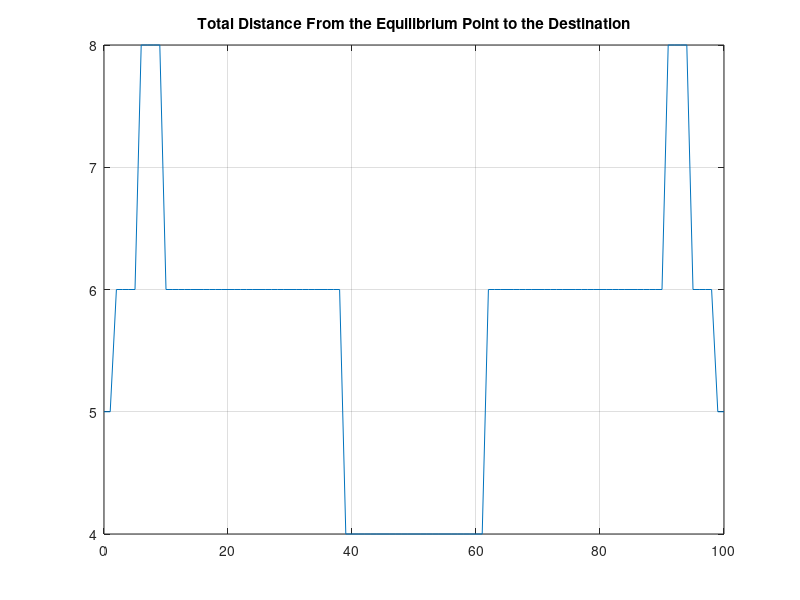
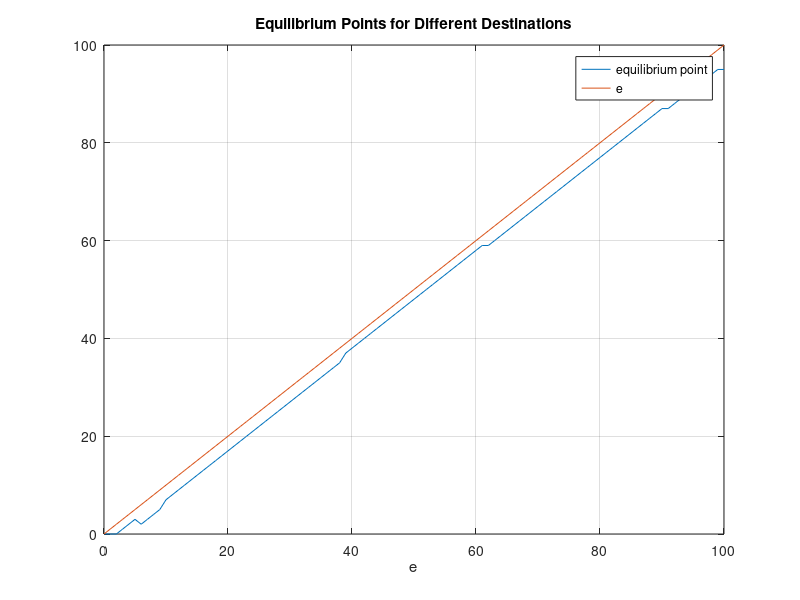

The MATLAB source for these figures, in order:
clear;

N     = 100;
x     = 0:N;
mu    = 50;
sigma = 30;
m     = 0:100;
E     = 0:100;

%% k_1 is a parameter that guarantees the integeration of f_M being 1.
% M is a random variable representing the total number of vacant spaces in the parking lot.
sum_1 = 0;
sum = zeros(1,N+1);
for i = 1:N+1
    sum(i) = normpdf(i-1,mu,sigma);
    sum_1 = sum_1 + sum(i);
end
k_1 = 1 / sum_1;

%% Parameter Scanning.
equilibrium = zeros(1, 101);
for e = E
    B     = 0:e;
    peak  = max(e, 100-e);
    left  = max(0, 100-2*e);
    right = max(0, 2*e-100);
    t = [left:peak-1, peak, peak-1:-1:right];

    %% k_2 is a parameter that guarantees the integeration of (p0-p1*x) on [0,100] being 1.
    p0_0 = 3/202;   
    p1_0 = 1/10100; % p0_0 and p1_0 matches with p0 and p1 in the single entrance scenario.
    p_dx = p0_0 - p1_0 * t;
    k_2 = 1 / dot(ones(size(t)), p_dx);
    
    p0 = k_2 * p0_0;
    p1 = k_2 * p1_0;
    
    %% This is how p_x is generated
    f_M   = k_1 * normpdf(m, mu, sigma);
    
    p_x   = zeros(size(t));
    
    for i = 1:length(t)
        ti = t(i);
        sum_term_0 = 0;
        for j = 1:length(m)
            mj = m(j);
            term_0 = f_M(j) * (1 - (1 - p0 + p1 * ti)^mj);
            sum_term_0 = sum_term_0 + term_0;
        end
        p_x(i) = sum_term_0;
    end

    x_0 = zeros(size(B));
    for b = B
        du  = 5;
        u   = du * (100 - abs(e-x));
        c   = x;
        
        % Stop function.
        stop = u - c - (u(b+1) - c(b+1) - 2*(c - c(b+1)));
        S = N;
        for i =1:N
            if (stop(i) >= 0) && (stop(i+1) < 0)
                S = i-1;
            end
        end
    
        % E_net1
        E_net1 = zeros(1,S+1);
        for i = 1:S
            sum_tobe = (u(i+1:S+1)-c(i+1:S+1)) .* p_x(i+1:S+1);
            E_net1(i) = ones(1,S+1-i) * sum_tobe';
        end
        
        % E_net2
        E_net2 = zeros(1,S+1);
        pxt = 1. - p_x;
        A = u(b+1)-c(b+1) - 2*(c(S+1)-c(b+1));
        
        for i = 1:S
            prod_E_net2 = prod(pxt(i+1:S+1));
            E_net2(i) = A * prod_E_net2;
        end
        
        % E_net3
        E_net3_0 = (u(b+1)-c(b+1))-2*(c(x+1)-c(b+1));
        E_net3   = E_net3_0(1:S+1);
        
        E_net = E_net1 - E_net2 - E_net3;
    
        % Zero of E_net
        x_0(b+1) = S; % Initialize x_0 in case that no solution exists in the domain.
        for i = 1:S
            if E_net(i) > 0 && E_net(i+1) < 0
                x_0(b+1) = i;
            end
        end
    end
    
    for i = 1:(length(B)-1)
        if (x_0(i)-B(i))^2 < (x_0(i+1)-B(i+1))^2
            equilibrium(e+1) = x_0(i);
        end
    end
end

distance = E - equilibrium;
total_distance = distance + flip(distance);

figure;
plot(E, total_distance);
grid on;
title('Total Distance From the Equilibrium Point to the Destination')

figure;
plot(E, equilibrium, E, E);
legend('equilibrium point','e', Location='northwest')
xlabel('e')

grid on;
title('Equilibrium Points for Different Destinations')